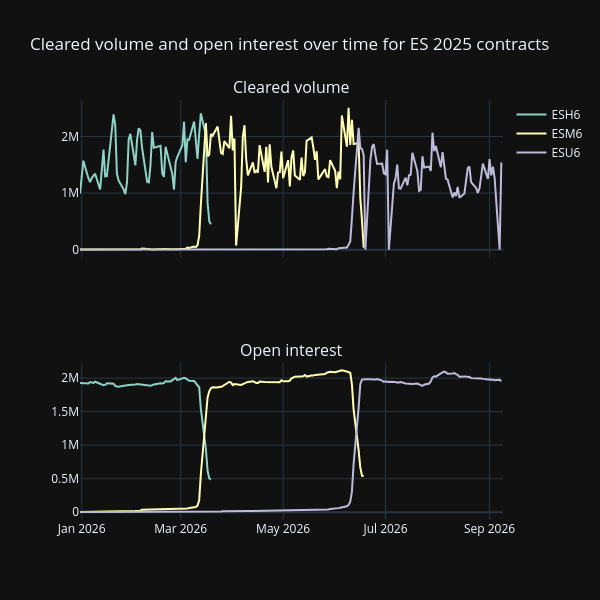

The notebook cell saved with this chart:
### Markdown cell above
## Nominal Value of Cleared Volume

Futures prices are often converted to _nominal values_ to express the dollar value
of the market exposure. That is, the prices are multiplied by the contract size.

The daily trading volume can be converted to dollar value
using the nominal value of the settlement price.

### Code cell
plot_df = stats.reset_index()
plot_df["Symbol"].unique()
plot_df = stats.reset_index()
plot_groups = plot_df.groupby("Symbol")
colors = {group: next(color_palette) for group in plot_groups.groups}

x_col = "Trade date"
plot_cols = ["Cleared volume", "Open interest"]
subplot_titles = plot_cols

fig = make_subplots(
    rows=len(plot_cols),
    cols=1,
    shared_xaxes="all",
    subplot_titles=subplot_titles,
)

for symbol in symbols:
    df = plot_groups.get_group(symbol)
    fig.add_trace(
        go.Scatter(
            x=df[x_col],
            y=df[plot_cols[0]],
            name=symbol,
            line=dict(color=colors[symbol]),
        ),
        row=1,
        col=1,
    )
    fig.add_trace(
        go.Scatter(
            x=df[x_col],
            y=df[plot_cols[1]],
            name=symbol,
            line=dict(color=colors[symbol]),
            showlegend=False,
        ),
        row=2,
        col=1,
    )


fig.update_layout(
    height=600,
    width=600,
    title_text="Cleared volume and open interest over time for ES 2025 contracts",
)
fig.show()
